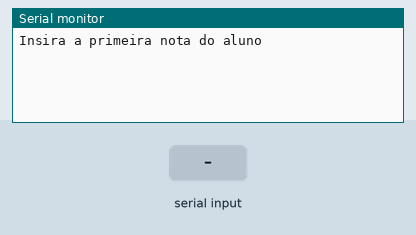
Recording of a sketch running on a simulated Arduino Uno, built with avr-gcc and run on an emulated ATmega328P. Parts: the last lines printed to the serial monitor. Inputs (shaded band) come from the test bench.

Above: at 1.2 s.
1.3 s: "90,45,200\n" received over Serial
At 2.74 s:
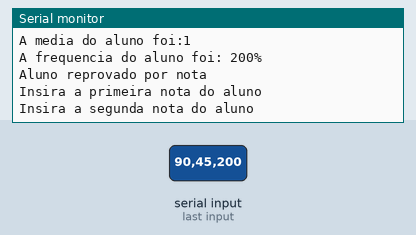
2.8 s: "30,150,10\n" received over Serial
At 4.7 s:
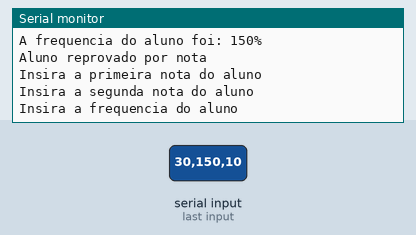

Measured:
- after the input at 1.3 s, the serial monitor: prints a new line at once (image 1)
- after the input at 2.8 s, the serial monitor: prints a new line after 0.06 s (image 2)

The sketch:

media_do_aluno1.ino
```cpp
/*Calcule a média entre duas notas.
Verifique se o aluno foi aprovado:
Aprovado se média é MAIR OU IGUAL A 6 e SE A frequênciaÉ MAIOR OU IGUAL 75%.
Caso contrário, exiba se foi reprovado por nota, por frequência ou por ambos.
Se a média for exatamente 10, exiba: "Parabéns! Nota máxima!
*/

float n1, n2 = 0;
int media = 0;
int frequencia = 0;


void setup()
{
 Serial.begin(9600);
}

void loop()
{
  Serial.println("Insira a primeira nota do aluno");
  while (! Serial.available());
  n1 = Serial.parseFloat();

  Serial.println("Insira a segunda nota do aluno");
  while (! Serial.available());
  n2 = Serial.parseFloat();

  Serial.println("Insira a frequencia do aluno");
  while(! Serial.available());
  frequencia = Serial.parseFloat();

  media = (n1+n2)/2;

  if(media=10 && frequencia >= 75){
    Serial.println("A media do aluno foi:" + String(media));
    Serial.println("A frequencia do aluno foi: " + String(frequencia) + "%");
  	Serial.println("Parabens! Nota maxima!");
  } else (media >= 6 && frequencia >= 75);{
    Serial.println("A media do aluno foi:" + String(media));
    Serial.println("A frequencia do aluno foi: " + String(frequencia)+ "%");
  	Serial.println("Aprovado!");
  } if(media <= 5 && frequencia >= 75){
    Serial.println("A media do aluno foi:" + String(media));
    Serial.println("A frequencia do aluno foi: " + String(frequencia)+ "%");
    Serial.println("Aluno reprovado por nota");
  } else if (media >=6 && frequencia < 75){
    Serial.println("A media do aluno foi:" + String(media));
    Serial.println("A frequencia do aluno foi: " + String(frequencia)+ "%");
    Serial.println("Aluno reprovado por falta");
  }


}
```
